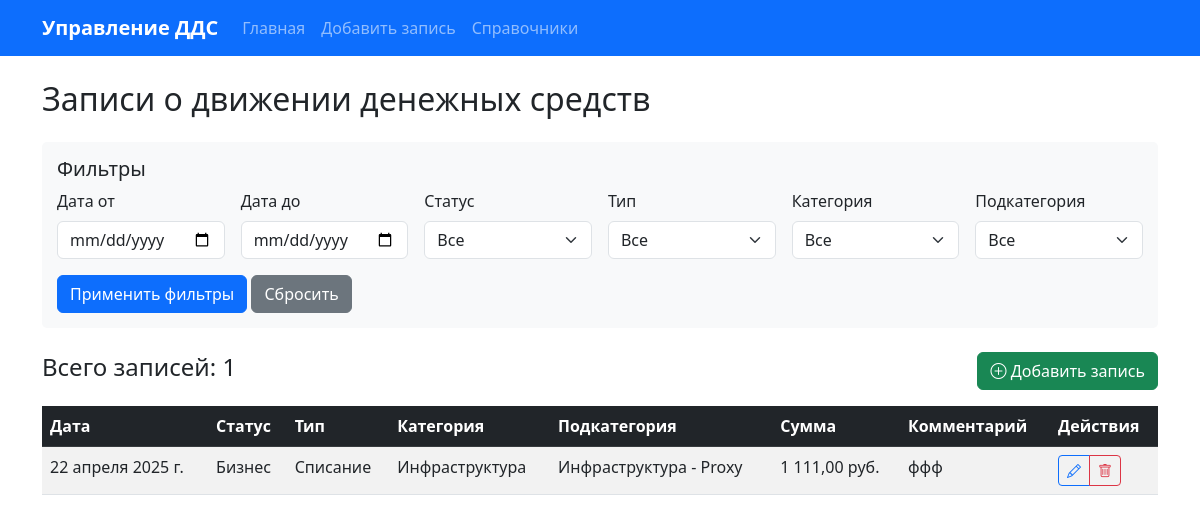
The page / on the database its author committed.
### cash_flow_app/models.py (models this page shows, shortened)
class CashFlowRecord(models.Model):
    date = models.DateField(verbose_name="Дата операции")
    status = models.ForeignKey(Status, on_delete=models.PROTECT, verbose_name="Статус")
    type = models.ForeignKey(Type, on_delete=models.PROTECT, verbose_name="Тип операции")
    category = models.ForeignKey(Category, on_delete=models.PROTECT, verbose_name="Категория")
    subcategory = models.ForeignKey(SubCategory, on_delete=models.PROTECT, verbose_name="Подкатегория")
    amount = models.DecimalField(max_digits=12, decimal_places=2, verbose_name="Сумма")
    comment = models.TextField(blank=True, null=True, verbose_name="Комментарий")
    created_at = models.DateTimeField(auto_now_add=True, verbose_name="Дата создания")
    updated_at = models.DateTimeField(auto_now=True, verbose_name="Дата обновления")
    class Meta:
        verbose_name = "Запись о движении средств"
        verbose_name_plural = "Записи о движении средств"
        ordering = ['-date']

class Status(models.Model):
    name = models.CharField(max_length=100, unique=True, verbose_name="Название")
    class Meta:
        verbose_name = "Статус"
        verbose_name_plural = "Статусы"
    def __str__(self):
        return self.name

class Type(models.Model):
    name = models.CharField(max_length=100, unique=True, verbose_name="Название")
    class Meta:
        verbose_name = "Тип операции"
        verbose_name_plural = "Типы операций"
    def __str__(self):
        return self.name

class Category(models.Model):
    name = models.CharField(max_length=100, unique=True, verbose_name="Название")
    type = models.ForeignKey(Type, on_delete=models.CASCADE, verbose_name="Тип операции")
    class Meta:
        verbose_name = "Категория"
        verbose_name_plural = "Категории"
    def __str__(self):
        return self.name

class SubCategory(models.Model):
    name = models.CharField(max_length=100, verbose_name="Название")
    category = models.ForeignKey(Category, on_delete=models.CASCADE, verbose_name="Категория")
    class Meta:
        verbose_name = "Подкатегория"
        verbose_name_plural = "Подкатегории"
        unique_together = ('name', 'category')
    def __str__(self):
        return f"{self.category} - {self.name}"

### cash_flow_app/views.py (the view)
# urls.py: path('', views.index, name='index'),
def index(request):
    records = CashFlowRecord.objects.all().select_related('status', 'type', 'category', 'subcategory')
    date_from = request.GET.get('date_from')
    date_to = request.GET.get('date_to')
    status_id = request.GET.get('status')
    type_id = request.GET.get('type')
    category_id = request.GET.get('category')
    subcategory_id = request.GET.get('subcategory')
    if date_from:
        records = records.filter(date__gte=date_from)
    if date_to:
        records = records.filter(date__lte=date_to)
    if status_id:
        records = records.filter(status_id=status_id)
    if type_id:
        records = records.filter(type_id=type_id)
    if category_id:
        records = records.filter(category_id=category_id)
    if subcategory_id:
        records = records.filter(subcategory_id=subcategory_id)
    paginator = Paginator(records, 20)
    page_number = request.GET.get('page')
    page_obj = paginator.get_page(page_number)
    context = {
        'page_obj': page_obj,
        'statuses': Status.objects.all(),
        'types': Type.objects.all(),
        'categories': Category.objects.all(),
        'subcategories': SubCategory.objects.all(),
        'filters': {
            'date_from': date_from,
            'date_to': date_to,
            'status': status_id,
            'type': type_id,
            'category': category_id,
            'subcategory': subcategory_id,
        }
    }
    return render(request, 'cash_flow_app/index.html', context)

### cash_flow_app/templates/cash_flow_app/index.html (shortened to what this page needs)
{% extends 'cash_flow_app/base.html' %}
{% load humanize %}
{% block content %}
<h2 class="mb-4">Записи о движении денежных средств</h2>
<div class="filter-form mb-4">
    <h5>Фильтры</h5>
    <form method="get" class="row g-3">
        <div class="col-md-2">
            <label for="date_from" class="form-label">Дата от</label>
            <input type="date" class="form-control" id="date_from" name="date_from" value="{{ filters.date_from }}">
        </div>
        <div class="col-md-2">
            <label for="date_to" class="form-label">Дата до</label>
            <input type="date" class="form-control" id="date_to" name="date_to" value="{{ filters.date_to }}">
        </div>
        <div class="col-md-2">
            <label for="status" class="form-label">Статус</label>
            <select class="form-select" id="status" name="status">
                <option value="">Все</option>
            </select>
        </div>
        <div class="col-md-2">
            <label for="type" class="form-label">Тип</label>
            <select class="form-select" id="type" name="type">
                <option value="">Все</option>
            </select>
        </div>
        <div class="col-md-2">
            <label for="category" class="form-label">Категория</label>
            <select class="form-select" id="category" name="category">
                <option value="">Все</option>
            </select>
        </div>
        <div class="col-md-2">
            <label for="subcategory" class="form-label">Подкатегория</label>
            <select class="form-select" id="subcategory" name="subcategory">
                <option value="">Все</option>
            </select>
        </div>
        <div class="col-12">
            <button type="submit" class="btn btn-primary">Применить фильтры</button>
            <a href="{% url 'index' %}" class="btn btn-secondary">Сбросить</a>
        </div>
    </form>
</div>
<div class="d-flex justify-content-between align-items-center mb-3">
    <h4>Всего записей: {{ page_obj.paginator.count }}</h4>
    <a href="{% url 'create_record' %}" class="btn btn-success">
        <i class="bi bi-plus-circle"></i> Добавить запись
    </a>
</div>
<div class="table-responsive">
    <table class="table table-striped table-hover">
        <thead class="table-dark">
            <tr>
                <th>Дата</th>
                <th>Статус</th>
                <th>Тип</th>
                <th>Категория</th>
                <th>Подкатегория</th>
                <th>Сумма</th>
                <th>Комментарий</th>
                <th>Действия</th>
            </tr>
        </thead>
        <tbody>
            {% for record in page_obj %}
            <tr>
                <td>{{ record.date }}</td>
                <td>{{ record.status }}</td>
                <td>{{ record.type }}</td>
                <td>{{ record.category }}</td>
                <td>{{ record.subcategory }}</td>
                <td>{{ record.amount|intcomma }} руб.</td>
                <td>{{ record.comment|default:"-"|truncatewords:5 }}</td>
                <td>
                    <div class="btn-group btn-group-sm">
                        <a href="{% url 'edit_record' record.pk %}" class="btn btn-outline-primary">
                            <i class="bi bi-pencil"></i>
                        </a>
                        <a href="{% url 'delete_record' record.pk %}" class="btn btn-outline-danger" onclick="return confirm('Удалить запись?')">
                            <i class="bi bi-trash"></i>
                        </a>
                    </div>
                </td>
            </tr>
            {% empty %}
            <tr>
                <td colspan="8" class="text-center">Нет записей</td>
            </tr>
            {% endfor %}
        </tbody>
    </table>
</div>
{% endblock %}

### cash_flow_app/templates/cash_flow_app/base.html (style rules this page uses)
.filter-form { background-color: #f8f9fa; padding: 15px; border-radius: 5px; margin-bottom: 20px; }

### rows shown on the page
CashFlowRecord: date "22 апреля 2025 г.", status "Бизнес", type "Списание", category "Инфраструктура", subcategory "Инфраструктура - Proxy", amount "1 111,00", comment "ффф"

### other values the page prints
{{ page_obj.paginator.count }} "1"
